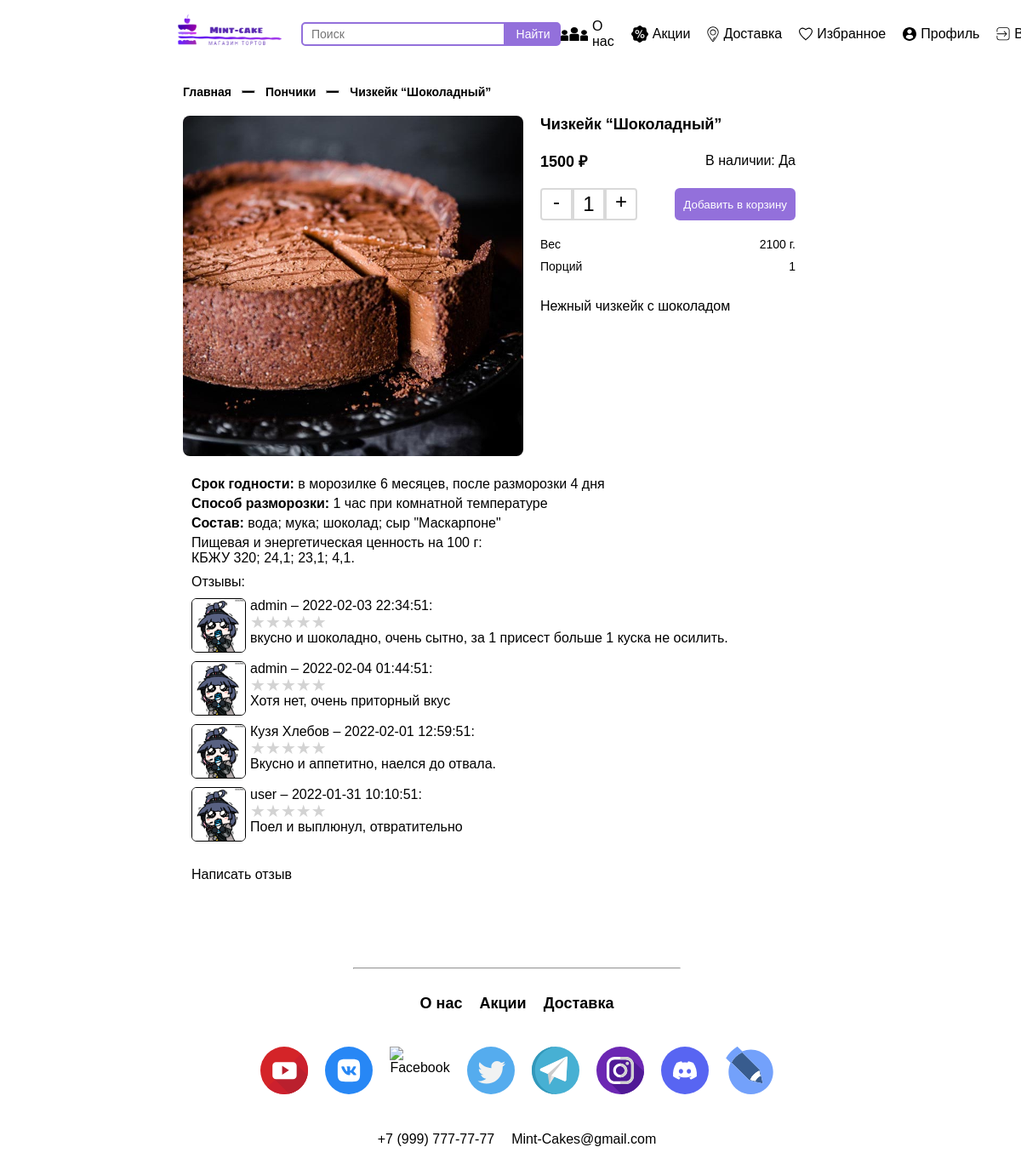
The app's page /product.php?id=3 (signed in) with its own data.
### tables this page shows
CREATE TABLE `products` (
  `id` int NOT NULL,
  `name` varchar(50) NOT NULL,
  `image` varchar(50) NOT NULL,
  `rating` int NOT NULL DEFAULT '0',
  `price` int NOT NULL,
  `portions` int NOT NULL,
  `weight` int NOT NULL,
  `new` varchar(10) NOT NULL DEFAULT 'yes',
  `discount` int NOT NULL DEFAULT '0',
  `available` varchar(10) NOT NULL DEFAULT 'yes',
  `hidden` varchar(10) NOT NULL DEFAULT 'no',
  `category` varchar(255) NOT NULL,
  `description` varchar(255) NOT NULL,
  `usb` varchar(255) NOT NULL,
  `def_mtd` varchar(255) NOT NULL,
  `ingredients` varchar(255) NOT NULL,
  `cpfc` varchar(255) NOT NULL
);

CREATE TABLE `reviews` (
  `id` int NOT NULL,
  `product_id` int NOT NULL,
  `user_id` int NOT NULL,
  `name` varchar(55) NOT NULL,
  `text` varchar(120) NOT NULL,
  `rating` int NOT NULL DEFAULT '0',
  `datetime` datetime NOT NULL,
  `hidden` varchar(10) NOT NULL DEFAULT 'no'
);

### product.php (the view, shortened to what this page needs)
<?php
require("db.php");
$id = $_GET["id"];
$product = $db->query("SELECT * FROM products WHERE id=$id")->fetchAll(2)[0];
if (isset($_GET["id"])) {
    $comments = $db->query("SELECT * FROM reviews WHERE product_id=$id")->fetchAll(2);
    $hidden = array_filter($comments, function ($el) {
        return $el["hidden"] == "no";
    });
}
?>
<!DOCTYPE html>
<html lang="ru">
<head>
    <link rel="stylesheet" href="css/product.css">
</head>
<body>
    <header>
        <div class="head">
            <div class="container__head df ai">
                <div class="df ai">
                    <a href="index.php">
                        <img src="image/logo.svg" alt="Логотип">
                    </a>
                    <form action="search.php" method="POST" class="df">
                        <input type="search" name="search" placeholder="Поиск" required>
                        <button type="submit">Найти</button>
                    </form>
                </div>
                <?php if (isset($_SESSION["user"])) { ?>
                    <div class="menu df">
                        <a href="about.php">
                            <img src="image/about.svg" alt="О нас" width="32" height="16">
                            <span>О нас</span>
                        </a>
                        <a href="sales.php">
                            <img src="image/sale.svg" alt="Акции" width="20" height="20">
                            <span>Акции</span>
                        </a>
                        <a href="delivery.php">
                            <img src="image/delivery.svg" alt="Доставка" width="14" height="19">
                            <span>Доставка</span>
                        </a>
                        <a href="favorites.php">
                            <img src="image/favorites.svg" alt="Избранное" width="16" height="16">
                            <span>Избранное</span>
                        </a>
                        <?php if ($_SESSION["user"]["role"] == 1) { ?>
                            <a href="admin.php">
                                <img src="image/admin.svg" alt="Меню" width="16" height="16">
                                <span>Меню</span>
                            </a>
                            <a href="profile.php">
                                <img src="image/profile.svg" alt="Меню" width="16" height="16">
                                <span>Профиль</span>
                            </a>
                            <a href="?logout=1">
                                <img src="image/login.svg" alt="Войти" width="16" height="16">
                                <span>Выйти</span>
                            </a>
                        <?php } else { ?>
                            <a href="profile.php">
                                <img src="image/profile.svg" alt="Меню" width="16" height="16">
                                <span>Профиль</span>
                            </a>
                            <a href="?logout=1">
                                <img src="image/login.svg" alt="Войти" width="16" height="16">
                                <span>Выйти</span>
                            </a>
                        <?php } ?>
                    </div>
                <?php } ?>
            </div>
        </div>
    </header>
    <main>
        <div class="main__product df">
            <div class="product__breadcrumb df ai">
                <span>Главная</span>
                <hr>
                <span><?= $product["category"] ?></span>
                <hr>
                <span><?= $product["name"] ?></span>
            </div>
            <div class="product__info df">
                <div class="prd__info df">
                    <div class="info__img">
                        <img src="image/<?= $product["image"] ?>.jpg" alt="<?= $product["name"] ?>">
                    </div>
                    <div class="info__text df">
                        <span class="info__name"><?= $product["name"] ?></span>
                        <div class="info__p-a df ai">
                            <div class="price df ai">
                                <?php if ($product["discount"] != 0) { ?>
                                    <span class="price"><?= $product["price"] - ($product["price"] * ($product["discount"] / 100)) ?>₽</span>
                                    <del class="price"><?= $product["price"] ?>₽</del>
                                <?php } else { ?>
                                    <span class="new"><?= $product["price"] ?> ₽</span>
                                <?php } ?>
                            </div>
                            <?php if ($product["available"] == "yes") { ?>
                                <span>В наличии: Да</span>
                        </div>
                        <form action="#" class="product__form df">
                            <div class="cart__amount df ai">
                                <span class="minus">-</span>
                                <input type="number" min="1" value="1">
                                <span class="plus">+</span>
                            </div>
                            <button>Добавить в корзину</button>
                        </form>
                    <?php } else { ?>
                        <span style="font-size: 18px; color: gray;">Нет в наличии</span>
                    </div>
                <?php } ?>
                <div class="product__wp-d df">
                    <div class="wp df">
                        <div class="weight df">
                            <span>Вес</span>
                            <span><?= $product["weight"] ?> г.</span>
                        </div>
                        <div class="portions df">
                            <span>Порций</span>
                            <span><?= $product["portions"] ?></span>
                        </div>
                    </div>
                    <div>
                        <p><?= $product["description"] ?></p>
                    </div>
                </div>
                </div>
            </div>
            <div class="product__description df">
                <div class="dsc df">
                    <p>
                        <b>Срок годности:</b> <?= $product["usb"] ?>
                    </p>
                    <p>
                        <b>Способ разморозки:</b> <?= $product["def_mtd"] ?>
                    </p>
                    <div class="ingredients">
                        <p><b>Состав: </b> <?= $product["ingredients"] ?></p>
                    </div>
                    <div class="product__calories">
                        <span>
                            Пищевая и энергетическая ценность на 100 г:
                        </span>
                        <div>
                            <span>КБЖУ</span>
                            <span><?= $product["cpfc"] ?></span>
                        </div>
                    </div>
                </div>
                <div class="reviews">
                    <span>Отзывы:</span>
                    <div class="reviews__info df">
                        <div class="fd df">
                        <?php foreach ($hidden as $comment) : ?>
                            <div class="reviews__info-c df">
                                <img src="image/1.gif" alt="Изображение профиля">
                                <div>
                                    <div class="df fdd">
                                        <span><?= $comment["name"] ?> – <?= $comment["datetime"] ?>:</span>
                                        <div class="rating-mini">
                                            <span class="<?php if ($comment['rating'] >= 1) echo 'active'; ?>"></span>
                                            <span class="<?php if ($comment['rating'] >= 2) echo 'active'; ?>"></span>
                                            <span class="<?php if ($comment['rating'] >= 3) echo 'active'; ?>"></span>
                                            <span class="<?php if ($comment['rating'] >= 4) echo 'active'; ?>"></span>
                                            <span class="<?php if ($comment['rating'] >= 5) echo 'active'; ?>"></span>
                                        </div>
                                    </div>
                                    <p class="reviews__tex"><?= $comment["text"] ?></p>
                                </div>
                            </div>
                        <?php endforeach; ?>
                        </div>
                        <?php if (isset($_SESSION["user"])) { ?>
                            <div class="prd_comments">
                                <a onclick="addComments()" class="btn__reviews">Написать отзыв</a>
                            </div>
                        <?php } ?>
                    </div>
                </div>
            </div>
        </div>
        </div>
        <hr>
        <footer>
            <div class="footer__nav df jcc">
                <a href="about.php">О нас</a>
                <a href="sales.php">Акции</a>
                <a href="delivery.php">Доставка</a>
            </div>
            <div class="footer__media df jcc">
                <a href="https://youtube.com">
                    <img src="image/youtube.svg" alt="Youtube" width="56" height="56">
                </a>
                <a href="https://vk.com">
                    <img src="image/vk.svg" alt="Vkontakte" width="56" height="56">
                </a>
                <a href="https://facebook.com">
                    <img src="image/facebook.svg" alt="Facebook" width="56" height="56">
                </a>
                <a href="https://twitter.com">
                    <img src="image/twitter.svg" alt="Twitter" width="56" height="56">
                </a>
                <a href="https://web.telegram.org">
                    <img src="image/telegram.svg" alt="Telegram" width="56" height="56">
                </a>
                <a href="https://instagram.com">
                    <img src="image/instagram.svg" alt="Instagram" width="56" height="56">
                </a>
                <a href="https://discord.com">
                    <img src="image/discord.svg" alt="Discord" width="56" height="56">
                </a>
                <a href="https://livejournal.com">
                    <img src="image/livejournal.svg" alt="Livejournal" width="56" height="56">
                </a>
            </div>
            <div class="footer__contact df jcc">
                <span class="fc__number">+7 (999) 777-77-77</span>
                <span class="fc__mail">Mint-Cakes@gmail.com</span>
            </div>
        </footer>
</body>
</html>

### css/product.css (style rules this page uses)
* { padding: 0; margin: 0; box-sizing: border-box; font-family: Verdana, sans-serif; }
html { overflow-x: hidden; margin-right: calc(-1 * (100vw - 100%)); }
body { overflow-x: hidden; }
main, footer, .list__products { margin: 0 200px; }
.df { display: flex; }
.jcc { justify-content: center; }
.ai { align-items: center; }
a { color: black; text-decoration: none; }
.container__head { margin: 0 200px; height: 80px; justify-content: space-between; }
.container__head form { margin-left: 14px; }
.container__head form input { text-indent: 10px; width: 240px; height: 28px; border-radius: 5px 0 0 5px; font-size: 14px; border: 2px solid mediumpurple; }
.container__head form button { width: 65px; border-radius: 0 5px 5px 0; font-size: 14px; color: white; background-color: mediumpurple; border: 2px solid mediumpurple; }
.menu { margin-right: 20px; gap: 20px; }
.menu a { display: flex; align-items: center; gap: 5px; }
main { margin-top: 20px; padding-left: 15px; }
.main__product { flex-direction: column; gap: 20px; }
.product__breadcrumb { font-size: 14px; font-weight: bold; gap: 12px; }
.product__breadcrumb hr { background-color: black; height: 4px; width: 16px; }
.product__info { gap: 20px; flex-direction: column; }
.prd__info { gap: 20px; }
.info__text { width: 300px; flex-direction: column; gap: 20px; }
.info__img img { width: 400px; height: 400px; border-radius: 8px; }
.info__name { font-size: 18px; font-weight: bold; }
.info__p-a { justify-content: space-between; }
.price { gap: 10px; }
.new { font-size: 18px; font-weight: bold; }
.product__form { justify-content: space-between; }
.cart__amount input, .minus, .plus { width: 38px; height: 38px; font-size: 24px; text-align: center; border: 2px solid rgba(0, 0, 0, 0.15); }
.minus { border-radius: 4px 0px 0px 4px; }
.plus { border-radius: 0px 4px 4px 0px; }
.product__form button { padding: 0 10px; height: 38px; border: none; border-radius: 6px; background: mediumpurple; color: white; }
.product__wp-d { flex-direction: column; gap: 30px; }
.wp { flex-direction: column; gap: 10px; font-size: 14px; color: #8B8B8B; }
.wp span { color: black; }
.weight, .portions { justify-content: space-between; }
.product__description { margin: 0 10px; gap: 10px; flex-direction: column; }
.dsc { flex-direction: column; gap: 5px; }
.ingredients { width: 1100px; }
.reviews__info { margin-top: 10px; gap: 30px; flex-direction: column; }
.reviews__info img:not(.rating img) { width: 64px; height: 64px; border: 1px solid black; border-radius: 6px; }
.fd { flex-direction: column; gap: 10px; }
.fdd { flex-direction: column; }
.reviews__info-c { gap: 5px; }
.rating-mini { display: inline-block; font-size: 0; }
.rating-mini span { padding: 0; font-size: 20px; line-height: 1; color: lightgrey; }
.rating-mini > span:before { content: '★'; }
.btn__reviews { cursor: pointer; }
hr:not(.product__breadcrumb hr) { margin: 80px 200px 30px 200px; }
footer { margin-top: 30px; }
.footer__nav { margin: 20px 0; font-size: 18px; font-weight: bold; gap: 20px; }
.footer__media { margin: 40px 0; gap: 20px; }
.footer__contact { margin: 40px 0; gap: 20px; }

### records on screen
products: category "Пончики", name "Чизкейк “Шоколадный”", price "1500", weight "2100", portions "1", description "Нежный чизкейк с шоколадом", usb "в морозилке 6 месяцев, после разморозки 4 дня", def_mtd "1 час при комнатной температуре", ingredients "вода; мука; шоколад; сыр \"Маскарпоне\"", cpfc "320; 24,1; 23,1; 4,1."
reviews: name "admin", datetime "2022-02-03 22:34:51", rating 0 (drawn), text "вкусно и шоколадно, очень сытно, за 1 присест больше 1 куска не осилить."
reviews: name "admin", datetime "2022-02-04 01:44:51", rating 0 (drawn), text "Хотя нет, очень приторный вкус"
reviews: name "Кузя Хлебов", datetime "2022-02-01 12:59:51", rating 0 (drawn), text "Вкусно и аппетитно, наелся до отвала."
reviews: name "user", datetime "2022-01-31 10:10:51", rating 0 (drawn), text "Поел и выплюнул, отвратительно"
